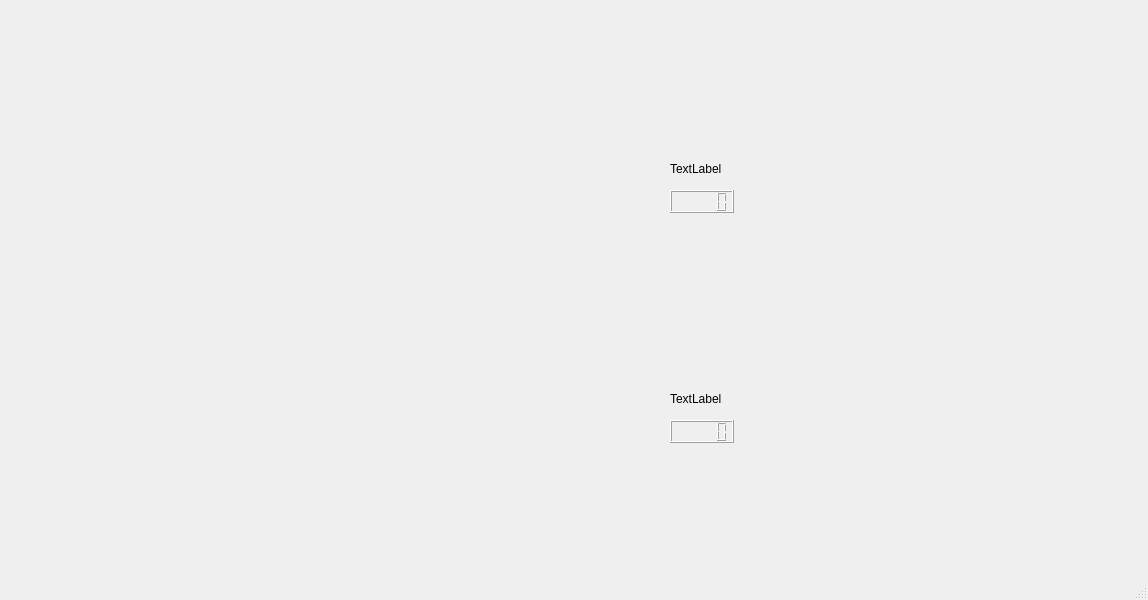
<?xml version="1.0" encoding="UTF-8"?>
<ui version="4.0">
 <class>MainWindow</class>
 <widget class="QMainWindow" name="MainWindow">
  <property name="geometry">
   <rect>
    <x>0</x>
    <y>0</y>
    <width>1148</width>
    <height>600</height>
   </rect>
  </property>
  <property name="windowTitle">
   <string>MainWindow</string>
  </property>
  <widget class="QWidget" name="centralwidget">
   <widget class="QLabel" name="timePlayer">
    <property name="geometry">
     <rect>
      <x>670</x>
      <y>390</y>
      <width>67</width>
      <height>17</height>
     </rect>
    </property>
    <property name="text">
     <string>TextLabel</string>
    </property>
   </widget>
   <widget class="QLabel" name="timeComputer">
    <property name="geometry">
     <rect>
      <x>670</x>
      <y>160</y>
      <width>67</width>
      <height>17</height>
     </rect>
    </property>
    <property name="text">
     <string>TextLabel</string>
    </property>
   </widget>
   <widget class="QLCDNumber" name="lcdComputer">
    <property name="geometry">
     <rect>
      <x>670</x>
      <y>190</y>
      <width>64</width>
      <height>23</height>
     </rect>
    </property>
   </widget>
   <widget class="QLCDNumber" name="lcdPlayer">
    <property name="geometry">
     <rect>
      <x>670</x>
      <y>420</y>
      <width>64</width>
      <height>23</height>
     </rect>
    </property>
   </widget>
  </widget>
  <widget class="QMenuBar" name="menubar">
   <property name="geometry">
    <rect>
     <x>0</x>
     <y>0</y>
     <width>1148</width>
     <height>22</height>
    </rect>
   </property>
  </widget>
  <widget class="QStatusBar" name="statusbar"/>
 </widget>
 <resources/>
 <connections/>
</ui>
